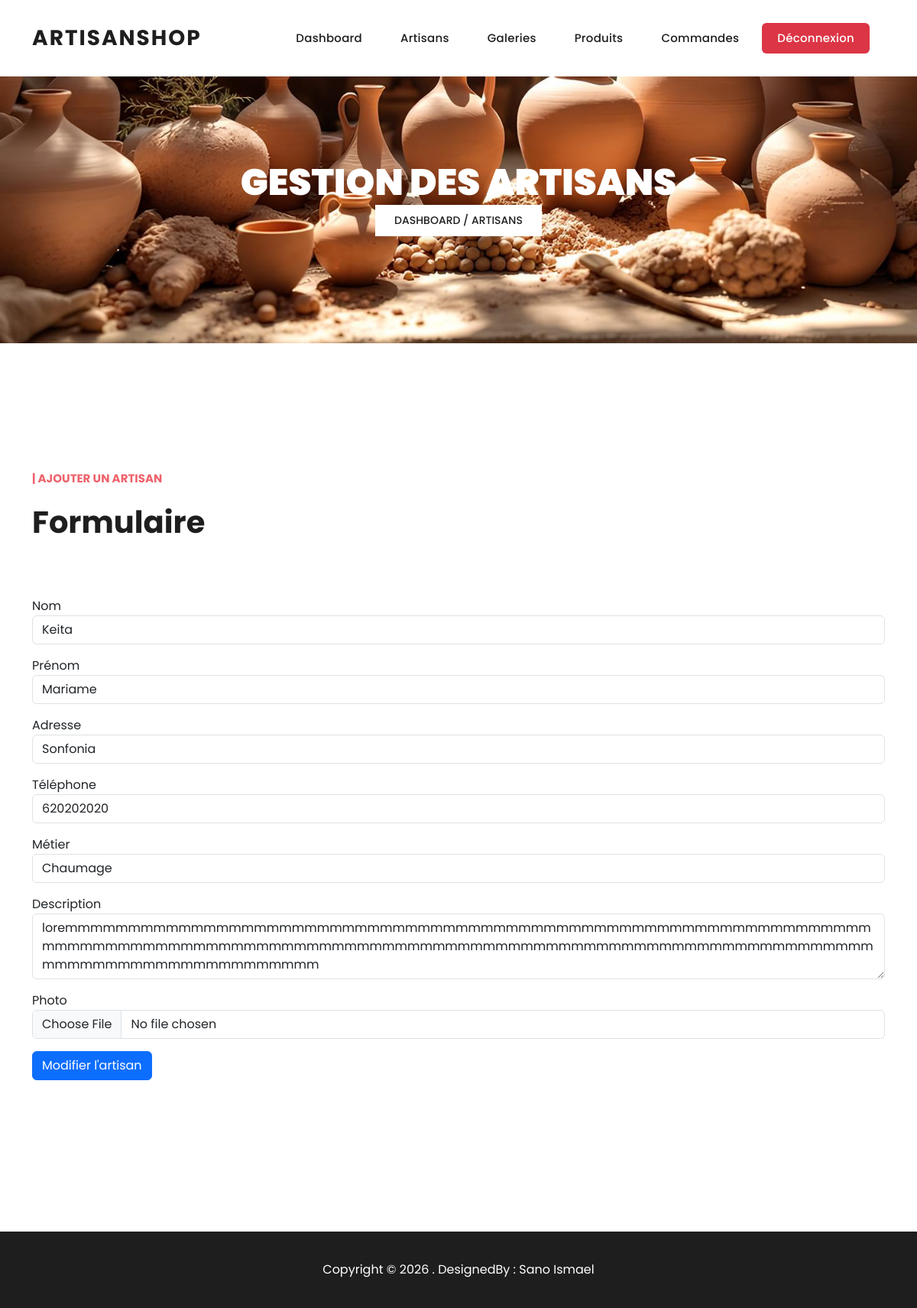
The app's page /administration/artisan/modifier_artisan.php?id=1 with its own data.
### tables this page shows
CREATE TABLE `artisans` (
  `id` int(11) NOT NULL,
  `nom` varchar(255) NOT NULL,
  `prenom` varchar(255) NOT NULL,
  `adresse` varchar(255) NOT NULL,
  `telephone` varchar(20) NOT NULL,
  `metier` varchar(255) NOT NULL,
  `description` text NOT NULL,
  `image` varchar(255) NOT NULL,
  `created_at` timestamp NOT NULL DEFAULT current_timestamp(),
  `updated_at` timestamp NOT NULL DEFAULT current_timestamp()
);

### Backend/Artisan/artisan.php (called while the page is built, shortened)
<?php
class Artisans {
    private $pdo;
    public function __construct($pdo)
    {
        $this->pdo = $pdo;
    }
    public function Search($id) {
        $requete = $this->pdo->prepare("SELECT * FROM artisans WHERE id = :id");
        $requete->execute([':id' => $id]);
        return $requete->fetchAll(PDO::FETCH_ASSOC);
    }
}

### administration/artisan/modifier_artisan.php (the view, shortened to what this page needs)
<?php
require_once __DIR__ . "/../../Config/db.php";
require_once __DIR__ . "/../../Backend/Artisan/artisan.php";
$pdo = connectionDB();
$artisan = new Artisans($pdo);
$id = $_GET['id'] ?? null;
$artisanData = $artisan->Search($id);
$nom         = $artisanData[0]['nom'];
$prenom      = $artisanData[0]['prenom'];
$adresse     = $artisanData[0]['adresse'];
$telephone   = $artisanData[0]['telephone'];
$metier      = $artisanData[0]['metier'];
$description = $artisanData[0]['description'];
?>
<!DOCTYPE html>
<html lang="fr">
<head>
    <link href="../../vendor/bootstrap/css/bootstrap.min.css" rel="stylesheet">
    <link rel="stylesheet" href="../../assets/css/fontawesome.css">
    <link rel="stylesheet" href="../../assets/css/templatemo-villa-agency.css">
</head>
<body>
<?php require_once __DIR__ . "/../header.php"; ?>
<div class="page-heading header-text">
    <div class="container">
        <div class="row">
            <div class="col-lg-12 text-center">
                <h3>Gestion des Artisans</h3>
                <span class="breadcrumb">Dashboard / Artisans</span>
            </div>
        </div>
    </div>
</div>
<div class="section py-5">
    <div class="container">
        <div class="row">
            <div class="col-lg-12">
                <div class="section-heading">
                    <h6>| Ajouter un Artisan</h6>
                    <h2>Formulaire</h2>
                </div>
                <form id="form-artisan" action="#" method="post" enctype="multipart/form-data">
                    <div class="mb-3">
                        <label>Nom</label>
                        <input type="text" name="nom" class="form-control" value="<?= $nom ?>">
                    </div>
                    <div class="mb-3">
                        <label>Prénom</label>
                        <input type="text" name="prenom" class="form-control" value="<?= $prenom ?>" >
                    </div>
                    <div class="mb-3">
                        <label>Adresse</label>
                        <input type="text" name="adresse" class="form-control" value="<?= $adresse ?>">
                    </div>
                    <div class="mb-3">
                        <label>Téléphone</label>
                        <input type="tel" name="telephone" class="form-control" value="<?= $telephone ?>">
                    </div>
                    <div class="mb-3">
                        <label>Métier</label>
                        <input type="text" name="metier" class="form-control" value="<?= $metier ?>">
                    </div>
                    <div class="mb-3">
                        <label>Description</label>
                        <textarea name="description" class="form-control" rows="3" placeholder="Courte description..." ><?= $description ?></textarea>
                    </div>
                    <div class="mb-3">
                        <label>Photo</label>
                        <input type="file" name="image" class="form-control" accept="image/*" >
                    </div>
                    <button type="submit" class="btn btn-primary">Modifier l'artisan</button>
                </form>
            </div>
        </div>
    </div>
</div>
    <?php require_once __DIR__ . "/../../footer.php"; ?>
</body>
</html>

### assets/css/templatemo-villa-agency.css (style rules this page uses)
html, body, div, span, applet, object, iframe, h1, h2, h3, h4, h5, h6, p, blockquote, div pre, a, abbr, acronym, address, big, cite, code, del, dfn, em, font, img, ins, kbd, q, s, samp, small, strike, strong, sub, sup, tt, var, b, u, i, center, dl, dt, dd, ol, ul, li, figure, header, nav, section, article, aside, footer, figcaption { margin: 0; padding: 0; border: 0; outline: 0; }
* { box-sizing: border-box; }
html, body { font-family: 'Poppins', sans-serif; -ms-text-size-adjust: 100%; -webkit-font-smoothing: antialiased; -moz-osx-font-smoothing: grayscale; }
h1, h2, h3, h4, h5, h6 { color: #1e1e1e; margin-top: 0px; margin-bottom: 0px; font-weight: 700; }
html, body { font-family: 'Poppins', sans-serif; }
.section { margin-top: 120px; }
.section-heading { margin-bottom: 70px; }
.section-heading h2 { font-size: 40px; font-weight: 700; text-transform: capitalize; margin-top: 20px; line-height: 56px; }
.section-heading h6 { color: #ee626b; font-size: 15px; text-transform: uppercase; font-weight: 700; }
.page-heading { background-image: url(../images/page-heading-bg.jpg); background-position: center bottom; background-repeat: no-repeat; background-size: cover; padding: 110px 0px; text-align: center; }
.page-heading span { background-color: #fff; color: #1e1e1e; font-size: 14px; font-weight: 500; text-transform: uppercase; padding: 10px 25px; display: inline-block; margin-bottom: 30px; }
.page-heading h3 { font-size: 48px; font-weight: 900; text-transform: uppercase; color: #fff; }
body { overflow-x: hidden; }

### records on screen
artisans: nom "Keita", prenom "Mariame", adresse "Sonfonia", telephone "620202020", metier "Chaumage", description "loremmmmmmmmmmmmmmmmmmmmmmmmmmmmmmmmmmmmmmmmmmmmmmmmmmmmmmmmmmmmmmmmmmmmmmmmmmmmmmmmmmmmmmmmmmmmmmmmmmmmmmmmmmmmmmmmmmmmmmmmmmmmmmmmmmmmmmmmmmmmmmmmmmmmmmmm"
